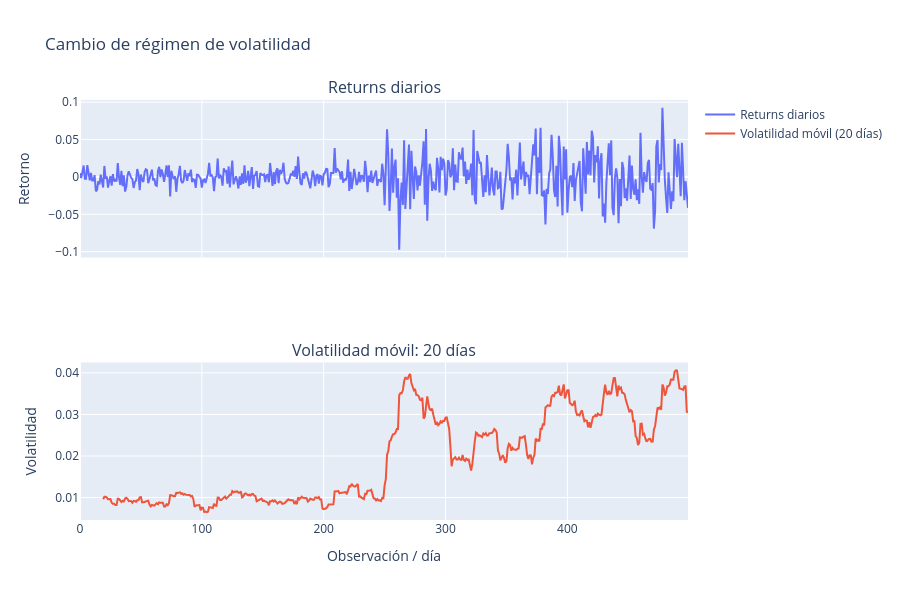

Notebook code for this chart:
### Markdown cell above
#### <b> Volatilidad no constante. </b>
- Simula 500 retornos: 
 - los primeros 250 con σ=1% y los siguientes 250 con σ=3%. 
 - Calcula una única volatilidad usando toda la muestra y una rolling volatility de 20 observaciones. 
 - Grafica únicamente returns y rolling_vol. Luego imagina que hoy estás en la observación 400 y tu Portfolio Engine utiliza la volatilidad de toda la muestra para position sizing. Escribe dos frases: 
   - ¿qué información está perdiendo el estimador global?,
   -  ¿qué riesgo introduce eso al dimensionar la posición? No uses GARCH todavía; primero entiende el problema que GARCH intenta resolver.

### Code cell
import numpy as np 
import pandas as pd 
# fijamos semilla 
seed = np.random.seed(42)
vol_1 = 0.01
vol_2 = 0.03
# generamos 250 dias de retornos con std = 1% 
bloque_1 = np.random.normal(loc = 0, scale=vol_1, size = 250)
# generamos 2do bloque 
bloque_2 = np.random.normal(loc = 0, scale=vol_2, size = 250)
# unimos en una sola serie, cada numero representa un retorno de un dia 
returns = np.concatenate([bloque_1, bloque_2])
returns = pd.Series(returns)
# calculamos vol global de los 500 obs 
std_global = np.sqrt(((vol_1)**2 + (vol_2)**2) / 2)
print(f'Volatilidad Global: {std_global}')
# calculando la volatilidad movil de ventana 20
rolling_vol = returns.rolling(20).std()
# Graficando la serie de retornos y la ventana de 20 dias de volatilidad 
from plotly.subplots import make_subplots
import plotly.graph_objects as go

fig = make_subplots(
    rows=2,
    cols=1,
    shared_xaxes=True,
    subplot_titles=("Returns diarios", "Volatilidad móvil: 20 días")
)
fig.add_trace(
    go.Scatter(
        x=returns.index,
        y=returns,
        mode="lines",
        name="Returns diarios"
    ),
    row=1,
    col=1
)

fig.add_trace(
    go.Scatter(
        x=rolling_vol.index,
        y=rolling_vol,
        mode="lines",
        name="Volatilidad móvil (20 días)"
    ),
    row=2,
    col=1
)
fig.update_layout(height=600, title="Cambio de régimen de volatilidad")
fig.update_yaxes(title_text="Retorno", row=1, col=1)
fig.update_yaxes(title_text="Volatilidad", row=2, col=1)
fig.update_xaxes(title_text="Observación / día", row=2, col=1)
fig.show()

### Figure 1 — Plotly figure (JSON) as saved in the notebook; plotly's stock layout.template omitted (floating-point values rounded to 4 significant figures; data arrays with more than 128 entries replaced by an {"elided": "..."} marker saying what was removed)
{"data": [{"mode": "lines", "name": "Returns diarios", "type": "scatter", "x": {"elided": "500 int values"}, "xaxis": "x", "y": {"elided": "500 float values"}, "yaxis": "y"}, {"mode": "lines", "name": "Volatilidad móvil (20 días)", "type": "scatter", "x": {"elided": "500 int values"}, "xaxis": "x2", "y": {"elided": "500 float values"}, "yaxis": "y2"}], "layout": {"annotations": [{"font": {"size": 16}, "showarrow": false, "text": "Returns diarios", "x": 0.5, "xanchor": "center", "xref": "paper", "y": 1, "yanchor": "bottom", "yref": "paper"}, {"font": {"size": 16}, "showarrow": false, "text": "Volatilidad móvil: 20 días", "x": 0.5, "xanchor": "center", "xref": "paper", "y": 0.375, "yanchor": "bottom", "yref": "paper"}], "height": 600, "title": {"text": "Cambio de régimen de volatilidad"}, "xaxis": {"anchor": "y", "domain": [0, 1], "matches": "x2", "showticklabels": false}, "xaxis2": {"anchor": "y2", "domain": [0, 1], "title": {"text": "Observación / día"}}, "yaxis": {"anchor": "x", "domain": [0.625, 1], "title": {"text": "Retorno"}}, "yaxis2": {"anchor": "x2", "domain": [0, 0.375], "title": {"text": "Volatilidad"}}}}
